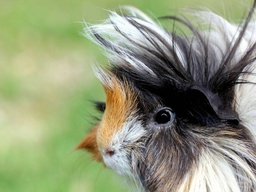
#> input picture images/seapig.jpg, 256 x 192 px, shrunk from 910 x 683 before the run, found by its file name
$ python ascii_converter.py
#> lines starting #> are read from the running program, lines starting #| are printed output that depends on the picture
#> further down, globe is the input picture: PIL image 256x192 RGB; mean R, G, B 145.6, 153.4, 122.9
import numpy as np
from PIL import Image, ImageDraw, ImageFont

ascii_list_ascending = "`.-':_,^=;><+!rc*/z?sLTv)J7(|Fi}C{fI31tlu[neoZ5Yxjya]2ESwqkP6h9d4VpOGbUAKXHm8RD#$Bg0MNWQ%&@"
ascii_list_descending = ascii_list_ascending[::-1]
def ascii_converter(ascii_list_ordered, lenght, im):
#> called with lenght = 1000
    grey_im = im.convert("L")
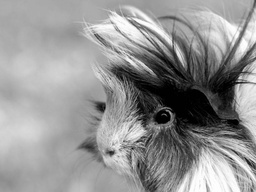
#> grey_im: PIL image 256x192 L; min 0, max 255, mean 147.6
    region_size = int(grey_im.size[0]/lenght)
#> region_size = 0
    if region_size < 1:
        region_size = 1
    grey_arr = np.array(grey_im)
    buckets = np.linspace(0,255,len(ascii_list_ordered), dtype=int)
    asci_im = Image.new("L", grey_im.size, 255)
#> asci_im: PIL image 256x192 L; every value is 255
    draw = ImageDraw.Draw(asci_im)
    font = ImageFont.truetype("arial.ttf", region_size)
    for ny in range(int(grey_im.size[1]/region_size)):
        for nx in range(int(grey_im.size[0]/region_size)):
            mean = np.mean(grey_arr[ny*region_size:ny*region_size + region_size, nx*region_size:nx*region_size+ region_size])
            indicie = np.digitize(mean, buckets, right = False) -1
            draw.text((nx*region_size + region_size/2, ny*region_size + region_size/2), ascii_list_descending[indicie], font=font, fill="black")
    asci_im.show()
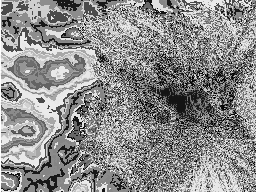
#> shown: PIL image 256x192 L; min 0, max 255, mean 140.2
globe = Image.open(r"C:\Users\oscar\Projects-3\images\seapig.jpg")
ascii_converter(ascii_list_descending, 1000, globe)
